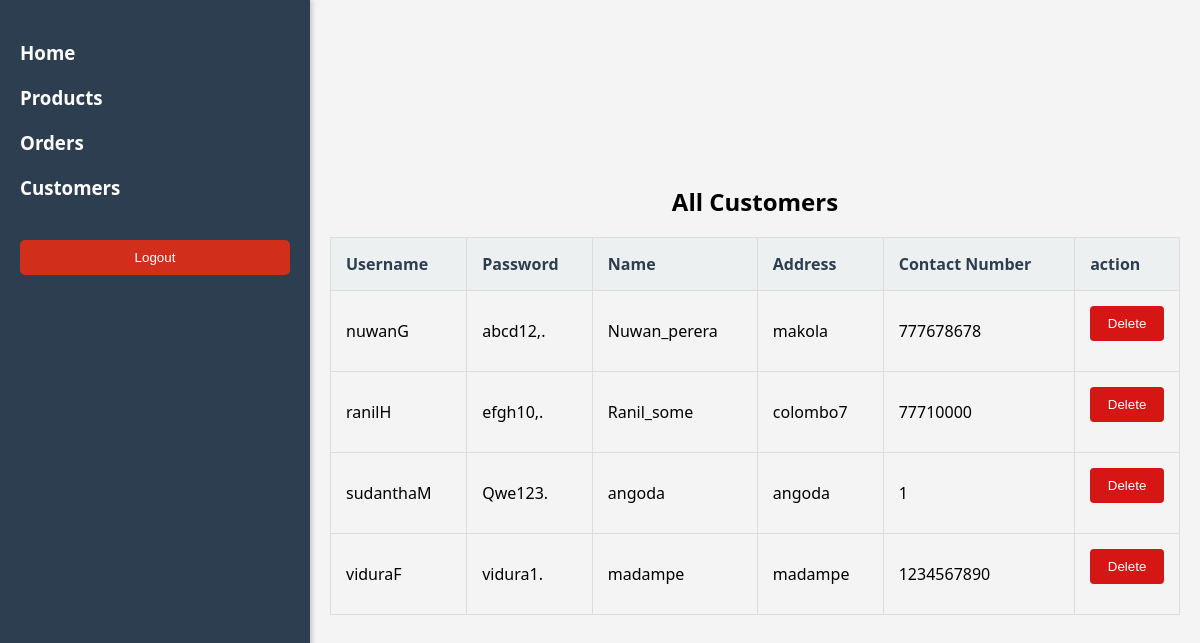
/admin_panel/viewCustomers.php, run on the app's committed database.
### tables this page shows
CREATE TABLE `customers` (
  `customer_id` varchar(50) NOT NULL,
  `Password` varchar(50) NOT NULL,
  `Name` varchar(50) NOT NULL,
  `address` varchar(50) NOT NULL,
  `phone` int(10) NOT NULL
);

### admin_panel/viewCustomers.php (the view, shortened to what this page needs)
<?php
$servername = "localhost";
$username = "root";
$password = "";
$dbname = "web_fashion";
$conn = new mysqli($servername, $username, $password, $dbname);
?>
<!DOCTYPE html>
<html>
<head>
  <link rel="stylesheet" href="new.css">
</head>
<body>
  <div class="sidebar">
    <h3><a href="index.php">Home</a></h3>
    <h3><a href="viewAllProducts.php">Products</a></h3>
    <h3><a href="viewAllOrders.php">Orders</a></h3>
    <h3><a href="viewCustomers.php">Customers</a></h3>
    <button class="btn logout-btn"><a href="Login.php">Logout</a></button>
  </div>
  <div class="content">
    <h2>All Customers</h2>
    <table>
      <thead>
        <tr>
          <th>Username</th>
          <th>Password</th>
          <th>Name</th>
          <th>Address</th>
          <th>Contact Number</th>
          <th>action</th>
        </tr>
      </thead>
      <tbody>
        <?php
        $sql = "SELECT * FROM customers";
        $result = $conn->query($sql);
        if ($result->num_rows > 0) {
          while ($row = $result->fetch_assoc()) {
            ?>
            <tr>
              <td><?php echo $row['customer_id']; ?></td>
              <td><?php echo $row['Password']; ?></td>
              <td><?php echo $row['Name']; ?></td>
              <td><?php echo $row['address']; ?></td>
              <td><?php echo $row['phone']; ?></td>
              <td><form action="deleteCus.php" method="POST">
                <button>Delete</button></form></td>
            </tr>
            <?php
          }
        }
        ?>
      </tbody>
    </table>
  </div>
</body>
</html>

### admin_panel/new.css (style rules this page uses)
body { font-family: 'Segoe UI', Tahoma, Geneva, Verdana, sans-serif; margin: 0; padding: 0; display: flex; height: 100vh; background-color: #f4f4f4; }
.sidebar { background-color: #2c3e50; color: white; padding: 20px; width: 250px; height: 100vh; box-shadow: 2px 0 5px rgba(0, 0, 0, 0.2); transition: width 0.3s ease; }
.sidebar h3 { margin: 20px 0; }
.sidebar h3 a { color: white; text-decoration: none; }
.sidebar .logout-btn { background-color: #d12e1c; border: none; padding: 10px 20px; border-radius: 5px; margin-top: 20px; cursor: pointer; transition: background-color 0.3s ease; width: 100%; text-align: center; }
.sidebar .logout-btn a { color: white; text-decoration: none; }
.content { flex: 1; padding: 20px; display: flex; flex-direction: column; align-items: center; justify-content: center; }
table { width: 100%; border-collapse: collapse; margin-bottom: 20px; }
table, th, td { border: 1px solid #ddd; }
th, td { padding: 15px; text-align: left; }
th { background-color: #ecf0f1; color: #2c3e50; }
.btn { padding: 10px 20px; text-decoration: none; color: white; border-radius: 5px; display: inline-block; transition: background-color 0.3s ease; }
form { display: flex; flex-direction: column; }
input[type="text"], input[type="file"], input[type="submit"], button { padding: 10px; margin-bottom: 15px; border: 1px solid #ddd; border-radius: 4px; transition: background-color 0.3s ease; }
input[type="submit"], button { background-color: #5cb85c; color: white; cursor: pointer; border: none; }
button { background-color: #d61515; }

### data on the page
customers: customer_id "nuwanG", Password "abcd12,.", Name "Nuwan_perera", address "makola", phone "777678678"
customers: customer_id "ranilH", Password "efgh10,.", Name "Ranil_some", address "colombo7", phone "77710000"
customers: customer_id "sudanthaM", Password "Qwe123.", Name "angoda", address "angoda", phone "1"
customers: customer_id "viduraF", Password "vidura1.", Name "madampe", address "madampe", phone "1234567890"
